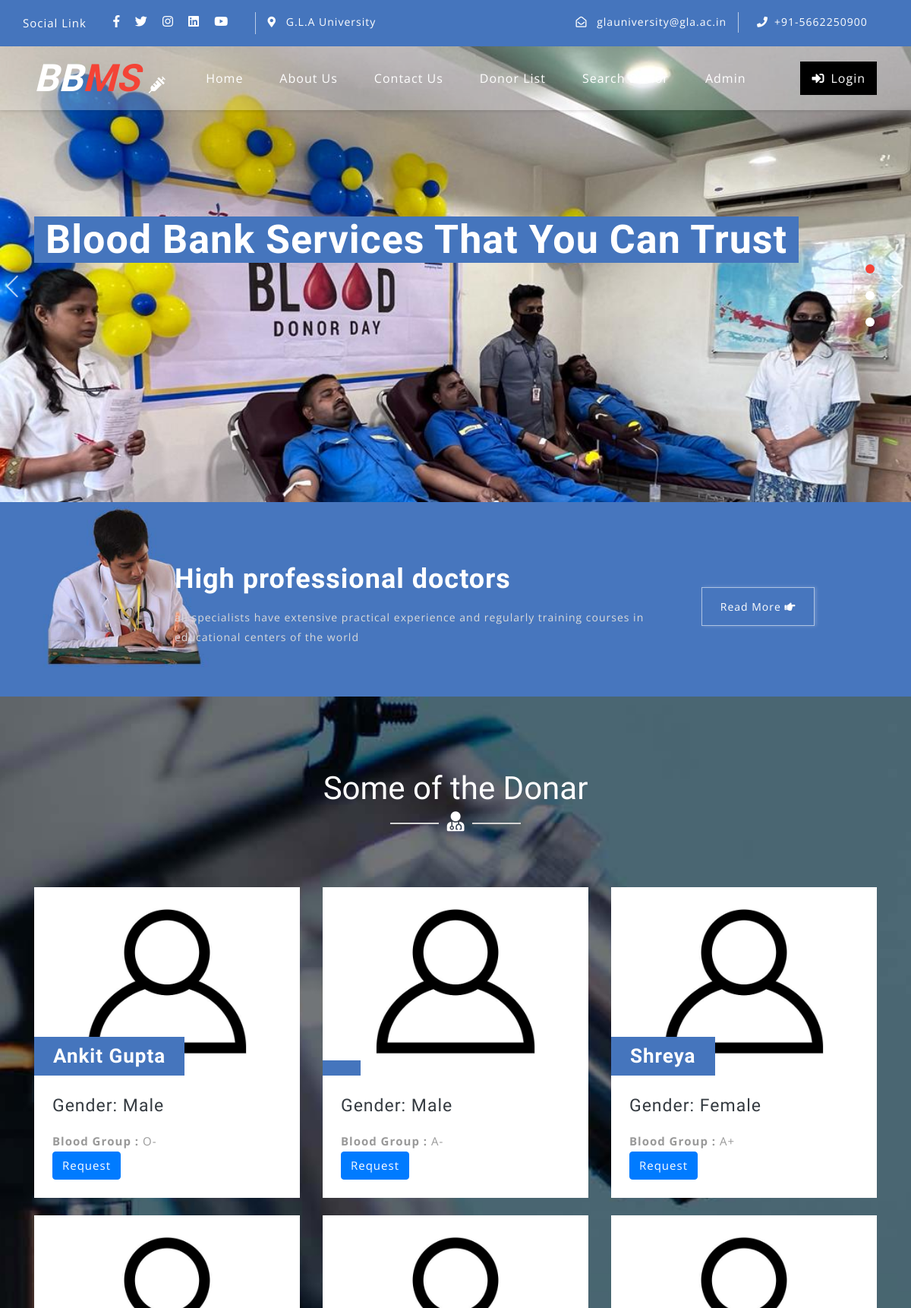
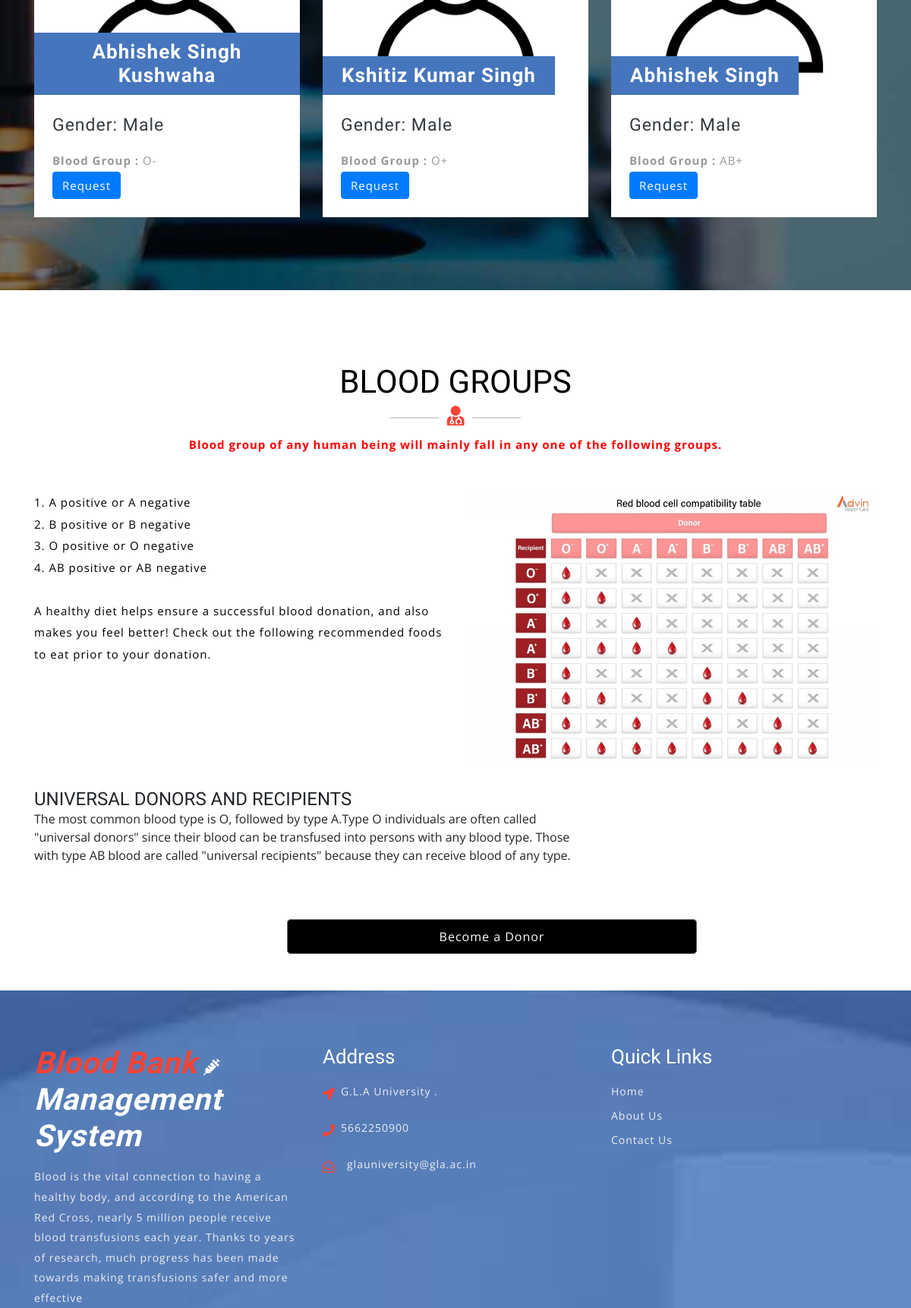
The page / (upper part) on the database its author committed (2 pictures, top to bottom).
### tables this page shows
CREATE TABLE `tblcontactusinfo` (
  `id` int(11) NOT NULL,
  `Address` tinytext DEFAULT NULL,
  `EmailId` varchar(255) DEFAULT NULL,
  `ContactNo` char(11) DEFAULT NULL
);

CREATE TABLE `tblblooddonars` (
  `id` int(11) NOT NULL,
  `FullName` varchar(100) DEFAULT NULL,
  `MobileNumber` char(11) DEFAULT NULL,
  `EmailId` varchar(100) DEFAULT NULL,
  `Gender` varchar(20) DEFAULT NULL,
  `Age` int(11) DEFAULT NULL,
  `BloodGroup` varchar(20) DEFAULT NULL,
  `Address` varchar(255) DEFAULT NULL,
  `Message` mediumtext DEFAULT NULL,
  `PostingDate` timestamp NOT NULL DEFAULT current_timestamp(),
  `status` int(1) DEFAULT NULL,
  `Password` varchar(250) DEFAULT NULL
);

### index.php (the view, shortened to what this page needs)
<?php
include('includes/config.php');
?>
<!DOCTYPE html>
<html lang="zxx">
<head>
	<link rel="stylesheet" href="css/bootstrap.css">
	<link rel="stylesheet" href="css/style.css" type="text/css" media="all" />
	<link rel="stylesheet" href="css/fontawesome-all.css">
</head>
<body>
	<?php include('includes/header.php');?>
	<div class="slider">
		<div class="callbacks_container">
			<ul class="rslides callbacks callbacks1" id="slider4">
				<li>
					<div class="banner-top1">
						<div class="banner-info_agile_w3ls">
							<div class="container">
								<h3><span>Blood Bank Services That You Can Trust</span></h3>
							</div>
						</div>
					</div>
				</li>
			</ul>
		</div>
	</div>
	<div class="banner-bottom py-5">
		<div class="d-flex container py-xl-3 py-lg-3">
			<div class="banner-left-bottom-w3ls offset-lg-2 offset-md-1">
				<h3 class="text-white my-3">High professional doctors</h3>
				<p>all specialists have extensive practical experience and regularly training courses in educational centers of the
					world</p>
			</div>
			<div class="button">
				<a href="about.php" class="w3ls-button-agile">Read More
					<i class="fas fa-hand-point-right"></i>
				</a>
			</div>
		</div>
	</div>
	<div class="blog-w3ls py-5" id="blog">
		<div class="container py-xl-5 py-lg-3">
			<div class="w3ls-titles text-center mb-5">
				<h3 class="title text-white">Some of the Donar</h3>
				<span>
					<i class="fas fa-user-md text-white"></i>
				</span>
			</div>
			<div class="row package-grids mt-5">
				<?php
$status=1;
$sql = "SELECT * from tblblooddonars where status=:status order by rand() limit 6";
$query = $dbh -> prepare($sql);
$query->bindParam(':status',$status,PDO::PARAM_STR);
$query->execute();
$results=$query->fetchAll(PDO::FETCH_OBJ);
if($query->rowCount() > 0)
{
foreach($results as $result)
{ ?>
				<div class="col-md-4 pricing" style="margin-top:2%;">
					<div class="price-top">
							<img src="images/blood-donor.jpg" alt="" class="img-fluid" />
						<h3><?php echo htmlentities($result->FullName);?>
						</h3>
					</div>
					<div class="price-bottom p-4">
						<h4 class="text-dark mb-3">Gender: <?php echo htmlentities($result->Gender);?></h4>
						<p class="card-text"><b>Blood Group :</b> <?php echo htmlentities($result->BloodGroup);?></p>
						<a class="btn btn-primary" style="color:#fff" href="contact-blood.php?cid=<?php echo $result->id;?>">Request</a>
					</div>
				</div><?php }} ?>
			</div>
		</div>
	</div>
	<div class="screen-w3ls py-5">
		<div class="container py-xl-5 py-lg-3">
			<div class="w3ls-titles text-center mb-5">
				<h3 class="title">BLOOD GROUPS</h3>
				<span>
					<i class="fas fa-user-md"></i>
				</span>
				<p class="mt-2" style="color:red"><b>Blood group of any human being will mainly fall in any one of the following groups.</b></p>
			</div>
			<div class="row">
            <div class="col-lg-6" style="color:black">
				<p style="color:black">1. A positive or A negative<br>2. B positive or B negative<br>3. O positive or O negative<br>4. AB positive or AB negative<br><br>A healthy diet helps ensure a successful blood donation, and also makes you feel better! Check out the following recommended foods to eat prior to your donation.</p>
			</div>
            <div class="col-lg-6">
                <img class="img-fluid rounded" src="images/12.jpg" alt="">
            </div>
        </div>
        <div class="row mb-4">
            <div class="col-md-8">
            <h4 style="padding-top: 30px;">UNIVERSAL DONORS AND RECIPIENTS</h4>
                <p1>The most common blood type is O, followed by type A.Type O individuals are often called "universal donors" since their blood can be transfused into persons with any blood type. Those with type AB blood are called "universal recipients" because they can receive blood of any type.</p1>
            </div>
        </div>
		</div>
		<div class="container h-100">
			<div class="row align-items-center h-100">
				<div class="col-6 mx-auto">
					<p class="text-center">
						<a class="btn btn-lg btn-secondary btn-block login-button ml-lg-5 mt-lg-0 mt-4 mb-lg-0 mb-3" href="sign-up.php">Become a Donor</a>
					</p>
				</div>
			</div>
		</div>
	</div>
	<?php include('includes/footer.php');?>
</body>
</html>

### includes/header.php (shortened to what this page needs)
    <header>
        <div class="top-bar py-3">
            <div class="container">
                <div class="row">
                    <div class="col-lg-7 top-social-agile">
                        <div class="row">
                            <a href="javascript:void(0);">
                            <p class="text-white"><span>Social Link</span></p>
                            </a>
                            <ul class="col-lg-4 col-6 top-right-info text-center">
                                <li>
                                    <a target= "blank" href="https://www.facebook.com/glauny">
                                        <i class="fab fa-facebook-f"></i>
                                    </a>
                                </li>
                                <li class="mx-3">
                                    <a target= "blank" href="//twitter.com/gla_mathura">
                                        <i class="fab fa-twitter"></i>
                                    </a>
                                </li>
                                <li>
                                    <a target="blank" href="https://www.instagram.com/glauniv/">
                                        <i class="fab fa-instagram"></i>
                                    </a>
                                </li>
                                <li class="ml-3">
                                    <a target="blank" href="https://in.linkedin.com/school/gla-university">
                                        <i class="fab fa-linkedin"></i>
                                    </a>
                                </li>
                                <li class="ml-3">
                                    <a target="blank" href="https://www.youtube.com/channel/UCzv9lLHktV5HGuDHKvS_zyg">
                                        <i class="fab fa-youtube"></i>
                                    </a>
                                </li>
                            </ul><?php
$sql = "SELECT * from tblcontactusinfo";
$query = $dbh -> prepare($sql);
$query->execute();
$results=$query->fetchAll(PDO::FETCH_OBJ);
if($query->rowCount() > 0)
{
foreach($results as $result)
{ ?>
                            <div class="col-6 header-top_w3layouts pl-3 text-lg-left text-center">
                            <a target="blank" href="https://maps.app.goo.gl/fkw1cWzZH7ES51Xi6">
                                <p class="text-white">
                                    <i class="fas fa-map-marker-alt mr-2"></i>
                                    <?php  echo $result->Address; ?>
                                </p>
                            </a>
                            </div>
                        </div>
                    </div>
                    <div class="col-lg-5 top-social-agile text-lg-right text-center">
                        <div class="row">
                            <div class="col-lg-7 col-6 top-w3layouts">
                                <p class="text-white">
                                <a href="mailto:glauniversity@gla.ac.in" class="text-white">
                                    <i class="far fa-envelope-open mr-2"></i>
                                    <?php  echo $result->EmailId; ?></a>
                                </p>
                            </div>
                            <div class="col-lg-5 col-6 header-w3layouts pl-4 text-lg-left">
                                <p class="text-white">
                                    <i class="fas fa-phone mr-2"></i>+91-<?php  echo $result->ContactNo; ?></p>
                            </div>
                        </div><?php } } ?>
                    </div>
                </div>
            </div>
        </div>
    </header>
    <div id="home">
        <div class="main-top py-1">
            <nav class="navbar navbar-expand-lg navbar-light fixed-navi">
                <div class="container">
                    <h1>
                        <a class="navbar-brand font-weight-bold font-italic" href="index.php">
                            <span>BB</span>MS
                            <i class="fas fa-syringe"></i>
                        </a>
                    </h1>
                    <div class="collapse navbar-collapse text-center" id="navbarSupportedContent">
                        <ul class="navbar-nav ml-lg-auto">
                            <li class="nav-item mx-lg-4 my-lg-0 my-3">
                                <a class="nav-link" href="index.php">Home
                                </a>
                            </li>
                            <li class="nav-item mx-lg-4 my-lg-0 my-3">
                                <a class="nav-link" href="about.php">About Us</a>
                            </li>
                            <li class="nav-item mx-lg-4 my-lg-0 my-3">
                                <a class="nav-link" href="contact.php">Contact Us</a>
                            </li>
                            <li class="nav-item mx-lg-4 my-lg-0 my-3">
                                <a class="nav-link" href="donor-list.php">Donor List</a>
                            </li>
                            <li class="nav-item mx-lg-4 my-lg-0 my-3">
                                <a class="nav-link" href="search-donor.php">Search Donor</a>
                            </li>
                            <?php if (strlen($_SESSION['bbdmsdid']==0)) {?>
                            <li class="nav-item mx-lg-4 my-lg-0 my-3">
                                <a class="nav-link" href="admin/index.php">Admin</a>
                            </li>
                        </ul>
                        <a href="login.php" class="login-button ml-lg-5 mt-lg-0 mt-4 mb-lg-0 mb-3" >
                            <i class="fas fa-sign-in-alt mr-2"></i>Login</a><?php } ?>
                    </div>
                </div>
            </nav>
        </div>
    </div>

### includes/footer.php (shortened to what this page needs)
<footer>
    <div class="w3ls-footer-grids pt-sm-4 pt-3">
      <div class="container py-xl-5 py-lg-3">
        <div class="row">
          <div class="col-md-4 w3l-footer">
            <h2 class="mb-sm-3 mb-2">
              <a href="index.php" class="text-white font-italic font-weight-bold">
                <span>Blood Bank<i class="fas fa-syringe ml-2"></i> </span>Management System
              </a>
            </h2>
            <p>Blood is the vital connection to having a healthy body, and according to the American Red Cross, nearly 5 million people receive blood transfusions each year. Thanks to years of research, much progress has been made towards making transfusions safer and more effective</p>
          </div>
          <div class="col-md-4 w3l-footer my-md-0 my-4">
            <h3 class="mb-sm-3 mb-2 text-white">Address</h3>
            <ul class="list-unstyled">
              <?php
$sql = "SELECT * from tblcontactusinfo";
$query = $dbh -> prepare($sql);
$query->execute();
$results=$query->fetchAll(PDO::FETCH_OBJ);
if($query->rowCount() > 0)
{
foreach($results as $result)
{ ?>
              <li>
                <i class="fas fa-location-arrow float-left"></i>
                <p class="ml-4">
                  <span><?php  echo $result->Address; ?>. </p>
                <div class="clearfix"></div>
              </li>
              <li class="my-3">
                <i class="fas fa-phone float-left"></i>
                <p class="ml-4"><?php  echo $result->ContactNo; ?></p>
                <div class="clearfix"></div>
              </li>
              <li>
                <i class="far fa-envelope-open float-left"></i>
                <a href="mailto:info@example.com" class="ml-3"><?php  echo $result->EmailId; ?></a>
                <div class="clearfix"></div>
              </li>
            <?php } } ?></ul>
          </div>
          <div class="col-md-4 w3l-footer">
            <h3 class="mb-sm-3 mb-2 text-white">Quick Links</h3>
            <div class="nav-w3-l">
              <ul class="list-unstyled">
                <li>
                  <a href="index.php">Home</a>
                </li>
                <li class="mt-2">
                  <a href="about.php">About Us</a>
                </li>
                <li class="mt-2">
                  <a href="contact.php">Contact Us</a>
                </li>
              </ul>
            </div>
          </div>
        </div>
      </div>
    </div>
  </footer>

### rows shown on the page
tblcontactusinfo: Address "G.L.A University", EmailId "glauniversity@gla.ac.in", ContactNo "5662250900"
tblblooddonars: FullName "Ankit Gupta", Gender "Male", BloodGroup "O-"
tblblooddonars: Gender "Male", BloodGroup "A-"
tblblooddonars: FullName "Shreya", Gender "Female", BloodGroup "A+"
tblblooddonars: FullName "Abhishek Singh Kushwaha", Gender "Male", BloodGroup "O-"
tblblooddonars: FullName "Kshitiz Kumar Singh", Gender "Male", BloodGroup "O+"
tblblooddonars: FullName "Abhishek Singh", Gender "Male", BloodGroup "AB+"
